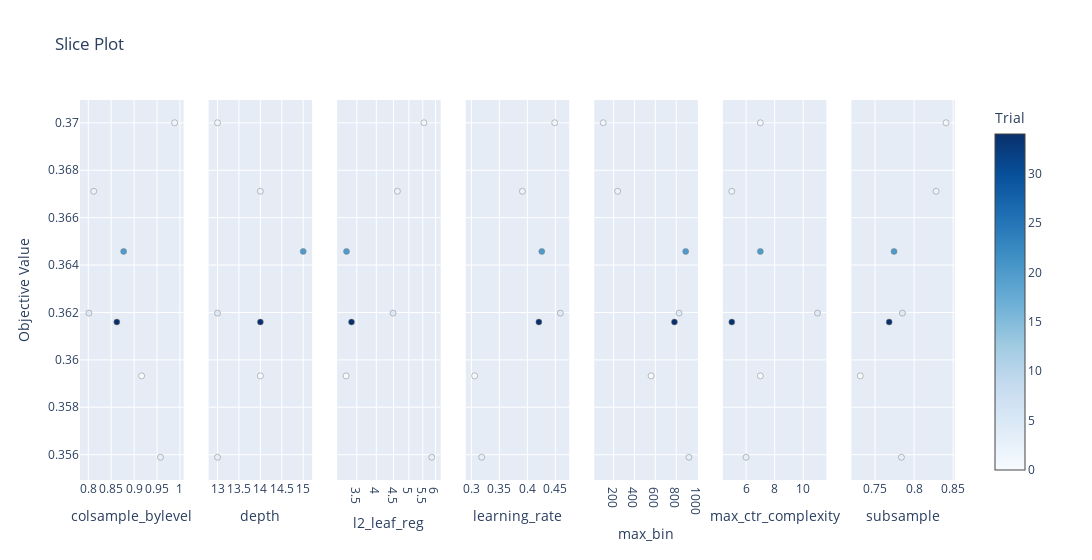

The code cell stored with this chart in its notebook:
### Code cell
# Зависимость в разрере по параметрам
visualization.plot_slice(loaded_study)

### Figure 1 — Plotly figure (JSON) as saved in the notebook; plotly's stock layout.template omitted (floating-point values rounded to 4 significant figures)
{"data": [{"marker": {"color": [0, 1, 2, 3, 4, 20, 34], "colorbar": {"title": {"text": "Trial"}, "x": 1, "xpad": 40}, "colorscale": [[0, "rgb(247,251,255)"], [0.125, "rgb(222,235,247)"], [0.25, "rgb(198,219,239)"], [0.375, "rgb(158,202,225)"], [0.5, "rgb(107,174,214)"], [0.625, "rgb(66,146,198)"], [0.75, "rgb(33,113,181)"], [0.875, "rgb(8,81,156)"], [1, "rgb(8,48,107)"]], "line": {"color": "Grey", "width": 0.5}, "showscale": true}, "mode": "markers", "showlegend": false, "type": "scatter", "x": [0.9164, 0.9885, 0.812, 0.9576, 0.8015, 0.8772, 0.8624], "xaxis": "x", "y": [0.3593, 0.37, 0.3671, 0.3559, 0.362, 0.3646, 0.3616], "yaxis": "y"}, {"marker": {"color": [0, 1, 2, 3, 4, 20, 34], "colorbar": {"title": {"text": "Trial"}, "x": 1, "xpad": 40}, "colorscale": [[0, "rgb(247,251,255)"], [0.125, "rgb(222,235,247)"], [0.25, "rgb(198,219,239)"], [0.375, "rgb(158,202,225)"], [0.5, "rgb(107,174,214)"], [0.625, "rgb(66,146,198)"], [0.75, "rgb(33,113,181)"], [0.875, "rgb(8,81,156)"], [1, "rgb(8,48,107)"]], "line": {"color": "Grey", "width": 0.5}, "showscale": false}, "mode": "markers", "showlegend": false, "type": "scatter", "x": [14, 13, 14, 13, 13, 15, 14], "xaxis": "x2", "y": [0.3593, 0.37, 0.3671, 0.3559, 0.362, 0.3646, 0.3616], "yaxis": "y2"}, {"marker": {"color": [0, 1, 2, 3, 4, 20, 34], "colorbar": {"title": {"text": "Trial"}, "x": 1, "xpad": 40}, "colorscale": [[0, "rgb(247,251,255)"], [0.125, "rgb(222,235,247)"], [0.25, "rgb(198,219,239)"], [0.375, "rgb(158,202,225)"], [0.5, "rgb(107,174,214)"], [0.625, "rgb(66,146,198)"], [0.75, "rgb(33,113,181)"], [0.875, "rgb(8,81,156)"], [1, "rgb(8,48,107)"]], "line": {"color": "Grey", "width": 0.5}, "showscale": false}, "mode": "markers", "showlegend": false, "type": "scatter", "x": [3.251, 5.543, 4.623, 5.85, 4.488, 3.261, 3.375], "xaxis": "x3", "y": [0.3593, 0.37, 0.3671, 0.3559, 0.362, 0.3646, 0.3616], "yaxis": "y3"}, {"marker": {"color": [0, 1, 2, 3, 4, 20, 34], "colorbar": {"title": {"text": "Trial"}, "x": 1, "xpad": 40}, "colorscale": [[0, "rgb(247,251,255)"], [0.125, "rgb(222,235,247)"], [0.25, "rgb(198,219,239)"], [0.375, "rgb(158,202,225)"], [0.5, "rgb(107,174,214)"], [0.625, "rgb(66,146,198)"], [0.75, "rgb(33,113,181)"], [0.875, "rgb(8,81,156)"], [1, "rgb(8,48,107)"]], "line": {"color": "Grey", "width": 0.5}, "showscale": false}, "mode": "markers", "showlegend": false, "type": "scatter", "x": [0.3058, 0.4488, 0.3911, 0.3184, 0.4589, 0.4257, 0.4205], "xaxis": "x4", "y": [0.3593, 0.37, 0.3671, 0.3559, 0.362, 0.3646, 0.3616], "yaxis": "y4"}, {"marker": {"color": [0, 1, 2, 3, 4, 20, 34], "colorbar": {"title": {"text": "Trial"}, "x": 1, "xpad": 40}, "colorscale": [[0, "rgb(247,251,255)"], [0.125, "rgb(222,235,247)"], [0.25, "rgb(198,219,239)"], [0.375, "rgb(158,202,225)"], [0.5, "rgb(107,174,214)"], [0.625, "rgb(66,146,198)"], [0.75, "rgb(33,113,181)"], [0.875, "rgb(8,81,156)"], [1, "rgb(8,48,107)"]], "line": {"color": "Grey", "width": 0.5}, "showscale": false}, "mode": "markers", "showlegend": false, "type": "scatter", "x": [559, 100, 238, 922, 827, 891, 783], "xaxis": "x5", "y": [0.3593, 0.37, 0.3671, 0.3559, 0.362, 0.3646, 0.3616], "yaxis": "y5"}, {"marker": {"color": [0, 1, 2, 3, 4, 20, 34], "colorbar": {"title": {"text": "Trial"}, "x": 1, "xpad": 40}, "colorscale": [[0, "rgb(247,251,255)"], [0.125, "rgb(222,235,247)"], [0.25, "rgb(198,219,239)"], [0.375, "rgb(158,202,225)"], [0.5, "rgb(107,174,214)"], [0.625, "rgb(66,146,198)"], [0.75, "rgb(33,113,181)"], [0.875, "rgb(8,81,156)"], [1, "rgb(8,48,107)"]], "line": {"color": "Grey", "width": 0.5}, "showscale": false}, "mode": "markers", "showlegend": false, "type": "scatter", "x": [7, 7, 5, 6, 11, 7, 5], "xaxis": "x6", "y": [0.3593, 0.37, 0.3671, 0.3559, 0.362, 0.3646, 0.3616], "yaxis": "y6"}, {"marker": {"color": [0, 1, 2, 3, 4, 20, 34], "colorbar": {"title": {"text": "Trial"}, "x": 1, "xpad": 40}, "colorscale": [[0, "rgb(247,251,255)"], [0.125, "rgb(222,235,247)"], [0.25, "rgb(198,219,239)"], [0.375, "rgb(158,202,225)"], [0.5, "rgb(107,174,214)"], [0.625, "rgb(66,146,198)"], [0.75, "rgb(33,113,181)"], [0.875, "rgb(8,81,156)"], [1, "rgb(8,48,107)"]], "line": {"color": "Grey", "width": 0.5}, "showscale": false}, "mode": "markers", "showlegend": false, "type": "scatter", "x": [0.7312, 0.841, 0.8282, 0.7838, 0.7851, 0.7743, 0.7681], "xaxis": "x7", "y": [0.3593, 0.37, 0.3671, 0.3559, 0.362, 0.3646, 0.3616], "yaxis": "y7"}], "layout": {"title": {"text": "Slice Plot"}, "width": 2100, "xaxis": {"anchor": "y", "domain": [0, 0.1184], "title": {"text": "colsample_bylevel"}}, "xaxis2": {"anchor": "y2", "domain": [0.1469, 0.2653], "title": {"text": "depth"}}, "xaxis3": {"anchor": "y3", "domain": [0.2939, 0.4122], "title": {"text": "l2_leaf_reg"}, "type": "log"}, "xaxis4": {"anchor": "y4", "domain": [0.4408, 0.5592], "title": {"text": "learning_rate"}}, "xaxis5": {"anchor": "y5", "domain": [0.5878, 0.7061], "title": {"text": "max_bin"}}, "xaxis6": {"anchor": "y6", "domain": [0.7347, 0.8531], "title": {"text": "max_ctr_complexity"}}, "xaxis7": {"anchor": "y7", "domain": [0.8816, 1.0], "title": {"text": "subsample"}}, "yaxis": {"anchor": "x", "domain": [0, 1], "title": {"text": "Objective Value"}}, "yaxis2": {"anchor": "x2", "domain": [0, 1], "matches": "y", "showticklabels": false}, "yaxis3": {"anchor": "x3", "domain": [0, 1], "matches": "y", "showticklabels": false}, "yaxis4": {"anchor": "x4", "domain": [0, 1], "matches": "y", "showticklabels": false}, "yaxis5": {"anchor": "x5", "domain": [0, 1], "matches": "y", "showticklabels": false}, "yaxis6": {"anchor": "x6", "domain": [0, 1], "matches": "y", "showticklabels": false}, "yaxis7": {"anchor": "x7", "domain": [0, 1], "matches": "y", "showticklabels": false}}}
